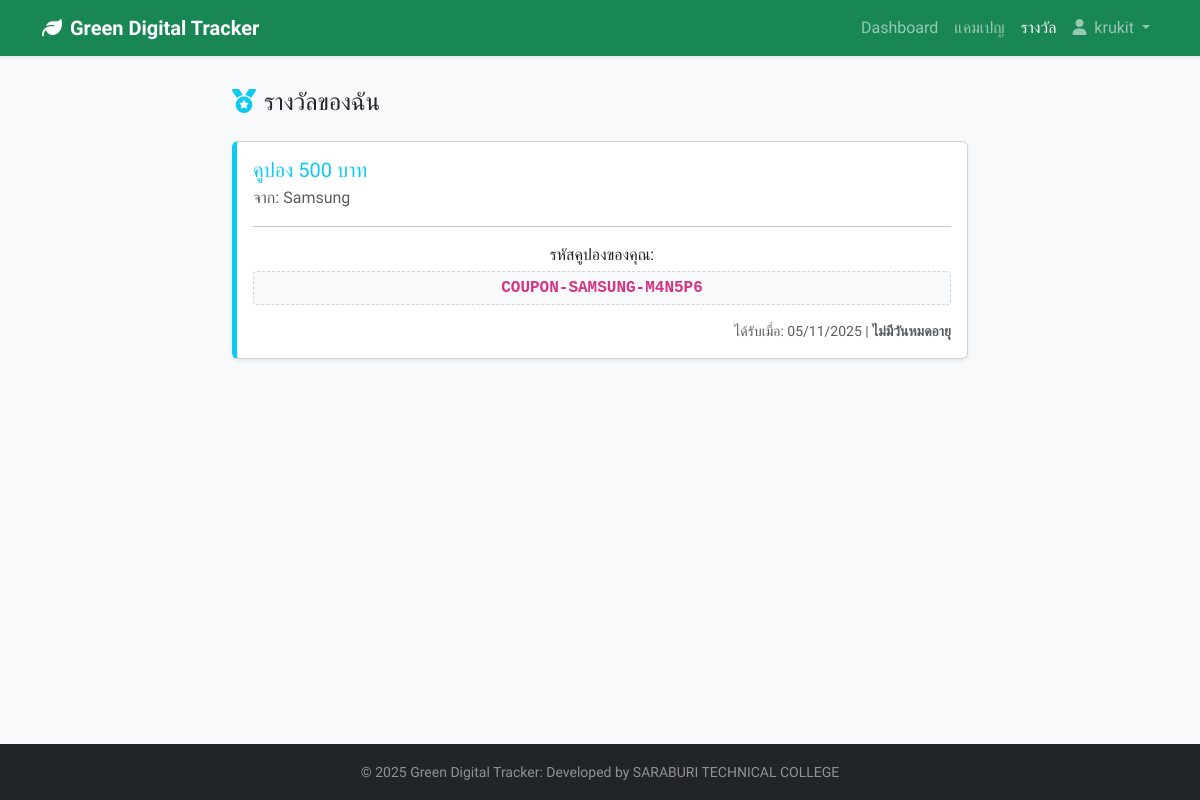
Screenshot of /rewards.php (signed in) with the database file from the repository.
### tables this page shows
CREATE TABLE `user_rewards` (
  `ur_id` int(11) NOT NULL COMMENT 'ID อัตโนมัติ (Primary Key) ของรางวัล',
  `u_id` int(11) NOT NULL COMMENT 'ID ของผู้ใช้ (Foreign Key จากตาราง users) เจ้าของรางวัล',
  `c_id` int(11) NOT NULL COMMENT 'ID ของแคมเปญ (Foreign Key จากตาราง campaigns) ที่ทำสำเร็จ',
  `ur_code` varchar(50) NOT NULL COMMENT 'รหัสคูปอง (สร้างแบบสุ่ม) เช่น "COUPON-XYZ123"',
  `ur_value` int(11) NOT NULL COMMENT 'มูลค่ารางวัล (คัดลอกมาจาก campaigns) เช่น 500',
  `ur_partner_name` varchar(100) NOT NULL COMMENT 'ชื่อ Partner (คัดลอกมาจาก campaigns) เช่น "Samsung"',
  `ur_expires_at` date DEFAULT NULL COMMENT 'วันที่คูปองหมดอายุ',
  `ur_claimed_at` timestamp NOT NULL DEFAULT current_timestamp() COMMENT 'วันที่ได้รับรางวัล (อัปเดตอัตโนมัติ)'
);

### rewards.php (the view, shortened to what this page needs)
<?php
require_once 'db_connect.php';
$user_id = $_SESSION['u_id'];
$user_role = $_SESSION['u_role'];
$user_full_name = $_SESSION['u_full_name'] ?? $_SESSION['u_username'];
$user_rewards = [];
$sql_rewards = "SELECT * FROM user_rewards WHERE u_id = $user_id ORDER BY ur_claimed_at DESC";
$rewards_result = $conn->query($sql_rewards);
while ($row = $rewards_result->fetch_assoc()) {
    $user_rewards[] = $row;
}
?>
<!DOCTYPE html>
<html lang="th">
<head>
    <link href="https://cdn.jsdelivr.net/npm/bootstrap@5.3.3/dist/css/bootstrap.min.css" rel="stylesheet">
    <link rel="stylesheet" href="https://cdnjs.cloudflare.com/ajax/libs/font-awesome/6.5.2/css/all.min.css" />
</head>
<body class="d-flex flex-column min-vh-100">
    <nav class="navbar navbar-expand-lg navbar-dark bg-success shadow-sm sticky-top">
        <div class="container">
            <a class="navbar-brand" href="dashboard.php">
                <i class="fas fa-leaf me-2"></i>Green Digital Tracker
            </a>
            <div class="collapse navbar-collapse" id="navbarNav">
                <ul class="navbar-nav ms-auto">
                    <?php if ($user_role === 'admin'): ?>
                        <li class="nav-item">
                            <a class="nav-link" href="dashboard.php">Dashboard (Admin)</a>
                        </li>
                        <li class="nav-item">
                            <a class="nav-link" href="manage_users.php">จัดการผู้ใช้</a>
                        </li>
                        <li class="nav-item">
                            <a class="nav-link" href="manage_content.php">จัดการเนื้อหา</a>
                        </li>
                    <?php else: ?>
                        <li class="nav-item">
                            <a class="nav-link" href="dashboard.php">Dashboard</a>
                        </li>
                        <li class="nav-item">
                            <a class="nav-link" href="campaigns.php">แคมเปญ</a>
                        </li>
                         <li class="nav-item">
                            <a class="nav-link active" href="rewards.php">รางวัล</a>
                        </li>
                    <?php endif; ?>
                    <li class="nav-item dropdown">
                        <a class="nav-link dropdown-toggle" href="#" id="navbarUserDropdown" role="button" data-bs-toggle="dropdown" aria-expanded="false">
                            <i class="fas fa-user me-1"></i> <?php echo htmlspecialchars($user_full_name); ?>
                        </a>
                    </li>
                </ul>
            </div>
        </div>
    </nav>
    <main class="main-content">
        <div class="container">
            <div class="row justify-content-center">
                <div class="col-lg-8">
                    <h2 class="h4 mb-4"><i class="fas fa-medal me-2 text-info"></i>รางวัลของฉัน</h2>
                    <?php if (empty($user_rewards)): ?>
                        <div class="alert alert-light text-center">ยังไม่มีรางวัล</div>
                    <?php else: ?>
                        <?php foreach($user_rewards as $reward): ?>
                        <?php
                            $is_expired = false;
                            $expiry_text = "ไม่มีวันหมดอายุ";
                        ?>
                        <div class="card shadow-sm reward-card mb-3 <?php echo $is_expired ? 'reward-card-expired' : ''; ?>">
                            <div class="card-body">
                                <h5 class="card-title text-info">คูปอง <?php echo number_format($reward['ur_value']); ?> บาท</h5>
                                <p class="card-subtitle mb-2 text-muted">จาก: <?php echo htmlspecialchars($reward['ur_partner_name']); ?></p>
                                <hr>
                                <p class="text-center">
                                    รหัสคูปองของคุณ:
                                    <span class="reward-code d-block mt-1"><?php echo htmlspecialchars($reward['ur_code']); ?></span>
                                </p>
                                <small class="text-muted d-block text-end">
                                    ได้รับเมื่อ: <?php echo date('d/m/Y', strtotime($reward['ur_claimed_at'])); ?> |
                                    <strong><?php echo $expiry_text; ?></strong>
                                </small>
                            </div>
                        </div>
                        <?php endforeach; ?>
                    <?php endif; ?>
                </div>
            </div>
        </div>
    </main>
    <footer class="footer mt-auto py-3 bg-dark text-white-50">
        <div class="container text-center">
            <small>© 2025 Green Digital Tracker: Developed by SARABURI TECHNICAL COLLEGE</small>
        </div>
    </footer>
</body>
</html>

### rewards.php (style rules this page uses)
body { font-family: 'Prompt', sans-serif; background-color: #f8f9fa; display: flex; flex-direction: column; min-height: 100vh; }
.navbar-brand { font-weight: 700; }
.main-content { flex-grow: 1; padding: 2rem 0; }
.reward-card { border-left: 5px solid #0dcaf0; }
.reward-code { font-family: 'Courier New', Courier, monospace; font-weight: 700; color: #d63384; background-color: #f8f9fa; padding: 0.25rem 0.5rem; border-radius: 0.25rem; border: 1px dashed #ced4da; }

### rows the page displays
user_rewards: ur_value "500", ur_partner_name "Samsung", ur_code "COUPON-SAMSUNG-M4N5P6", ur_claimed_at "05/11/2025", expiry_text "ไม่มีวันหมดอายุ"

### other values shown
$user_full_name "krukit"
